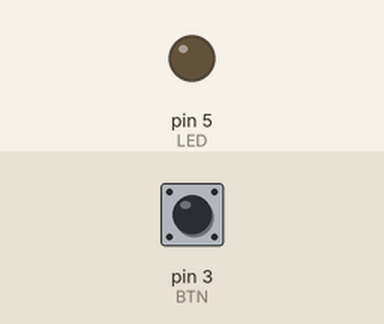
A sketch run on a simulated Arduino Uno, built with avr-gcc and run on an emulated ATmega328P. On the bench: output pins drawn as LEDs (lit = HIGH). The inputs (shaded band) are chosen by the test bench; at power-on: pin 3 (BTN) HIGH.

Above: at 1.2 s.
1.3 s: pin 3 (BTN) pulled LOW for 3.2 s
At 2.1 s:
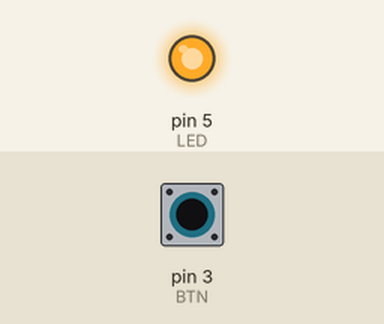
Timing chart, 0 to 6.8 s (numbered marks = the images above; inputs shaded):
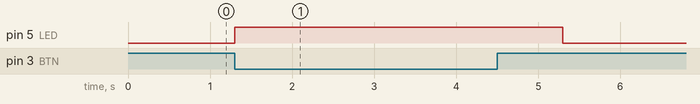

Measured:
- after the input at 1.3 s, pin 5 (LED): LOW → HIGH at once, → LOW 4.0 s later

The sketch:

btn.ino
```cpp
#define BTN 3
#define LED 5

void setup() {
  pinMode(LED,OUTPUT);
  pinMode(BTN,INPUT);
}

void loop() {
  if(digitalRead(BTN)==LOW){
    digitalWrite(LED,HIGH);
    delay(1000);
    digitalWrite(LED,LOW);
  }
}
```
